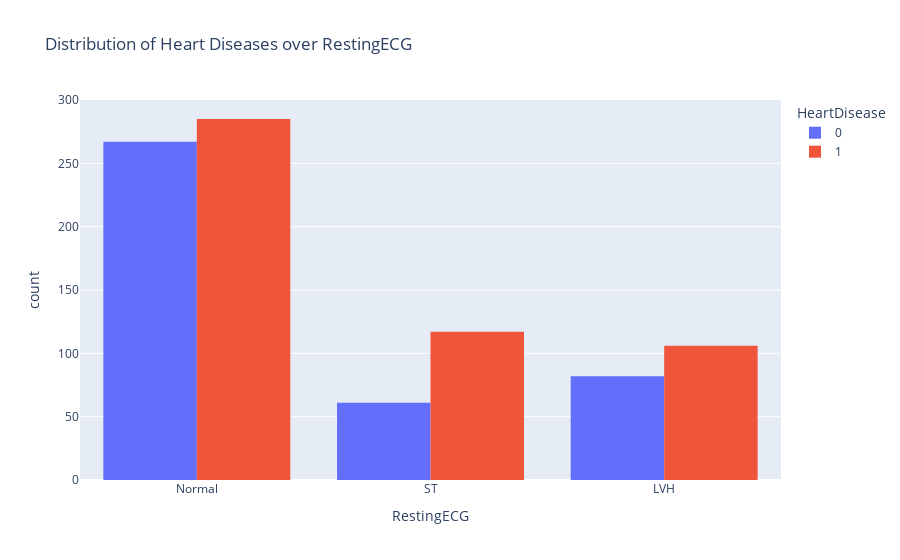

Notebook code cell kept with this figure:
### Markdown cell above
As seen, there are 4 types of chest pain

- status at least
- condition slightly distressed
- condition medium problem
- condition too bad

- People having the least chest pain are not likely to have heart disease.
- People having severe chest pain are likely to have heart diseas

### Code cell
px.histogram(data_frame = df, x = 'RestingECG', color = 'HeartDisease', title="Distribution of Heart Diseases over RestingECG",barmode="group")

### Figure 1 — Plotly figure (JSON) as saved in the notebook; plotly's stock layout.template omitted (floating-point values rounded to 4 significant figures; data arrays with more than 128 entries replaced by an {"elided": "..."} marker saying what was removed)
{"data": [{"alignmentgroup": "True", "bingroup": "x", "hovertemplate": "HeartDisease=0<br>RestingECG=%{x}<br>count=%{y}<extra></extra>", "legendgroup": "0", "marker": {"color": "#636efa", "pattern": {"shape": ""}}, "name": "0", "offsetgroup": "0", "orientation": "v", "showlegend": true, "type": "histogram", "x": {"elided": "410 str values"}, "xaxis": "x", "yaxis": "y"}, {"alignmentgroup": "True", "bingroup": "x", "hovertemplate": "HeartDisease=1<br>RestingECG=%{x}<br>count=%{y}<extra></extra>", "legendgroup": "1", "marker": {"color": "#EF553B", "pattern": {"shape": ""}}, "name": "1", "offsetgroup": "1", "orientation": "v", "showlegend": true, "type": "histogram", "x": {"elided": "508 str values"}, "xaxis": "x", "yaxis": "y"}], "layout": {"barmode": "group", "legend": {"title": {"text": "HeartDisease"}, "tracegroupgap": 0}, "title": {"text": "Distribution of Heart Diseases over RestingECG"}, "xaxis": {"anchor": "y", "domain": [0, 1], "title": {"text": "RestingECG"}}, "yaxis": {"anchor": "x", "domain": [0, 1], "title": {"text": "count"}}}}
